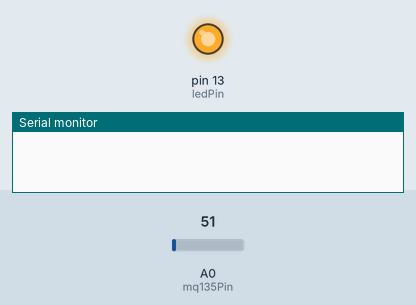
Simulated run of this sketch. Board: Arduino Uno, built with avr-gcc and run on an emulated ATmega328P. On the bench: output pins drawn as LEDs (lit = HIGH), the last lines printed to the serial monitor. Inputs (shaded band) come from the test bench; at power-on: A0 (mq135Pin) = 51. The modem accepts every AT command (registered, SIM ready, sends succeed) and sends nothing else.

Above: at 0.1 s.
At 8.9 s:
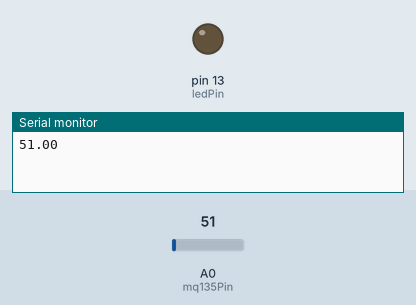
Timing chart, 0 to 23.0 s (numbered marks = the images above):
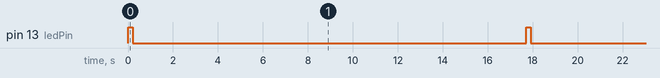

The sketch:

SNSANY_Test.ino
```cpp
// Plot MQ135 data on thingspeak.com using an Arduino and an ESP8266 WiFi
// module.

#include <SoftwareSerial.h>
#include <stdlib.h>

// LED
int ledPin = 13;
// MQ135 analog input
int mq135Pin = 0;

// replace with your channel's thingspeak API key
String apiKey = "N0QIQDV8XL50PZ3S";

// connect 10 to TX of Serial USB
// connect 11 to RX of serial USB
SoftwareSerial ser(10, 11); // RX, TX

// this runs once
void setup() {
  // initialize the digital pin as an output.
  pinMode(ledPin, OUTPUT);

  // enable debug serial
  Serial.begin(115200);
  // enable software serial
  ser.begin(115200);

  // reset ESP8266
  ser.println("AT+RST");
}


// the loop
void loop() {

  // blink LED on board
  digitalWrite(ledPin, HIGH);
  delay(200);
  digitalWrite(ledPin, LOW);

  // read the value from LM35.
  // read 10 values for averaging.
  int val = analogRead(mq135Pin);
      delay(500);


  // convert to mq135SensedValue:

  float mq135SensedValue = val;

  // convert to string
  char buf[16];
  String strmq135SensedValue = dtostrf(mq135SensedValue, 4, 2, buf);

  Serial.println(strmq135SensedValue);

  // TCP connection
  String cmd = "AT+CIPSTART=\"TCP\",\"";
  cmd += "31.220.16.16"; // api.thingspeak.com
  cmd += "\",80";
  ser.println(cmd);

  if(ser.find("Error")){
    Serial.println("AT+CIPSTART error");
    return;
  }

  // prepare GET string
  String getStr = "GET http://akashapplications.hol.es/arduino/smsany/server.php?";

  getStr +="num=+919804945122";
  getStr +="&msg=Hello,%20I%20am%20arduino!!";
  getStr += "\r\n\r\n";

  // send data length
  cmd = "AT+CIPSEND=";
  cmd += String(getStr.length());
  ser.println(cmd);

  if(ser.find(">")){
    ser.print(getStr);
  }
  else{
    ser.println("AT+CIPCLOSE");
    // alert user
    Serial.println("AT+CIPCLOSE");
  }

  // thingspeak needs 15 sec delay between updates
  delay(16000);
}
```

Measured:
- by itself, pin 13 (ledPin): alternates HIGH for 0.20 s and LOW for 17.5 s
